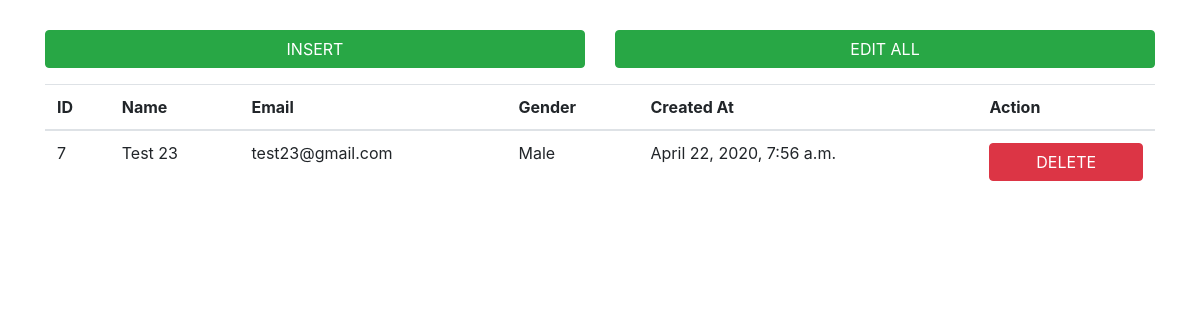
Before: / with the older database file.
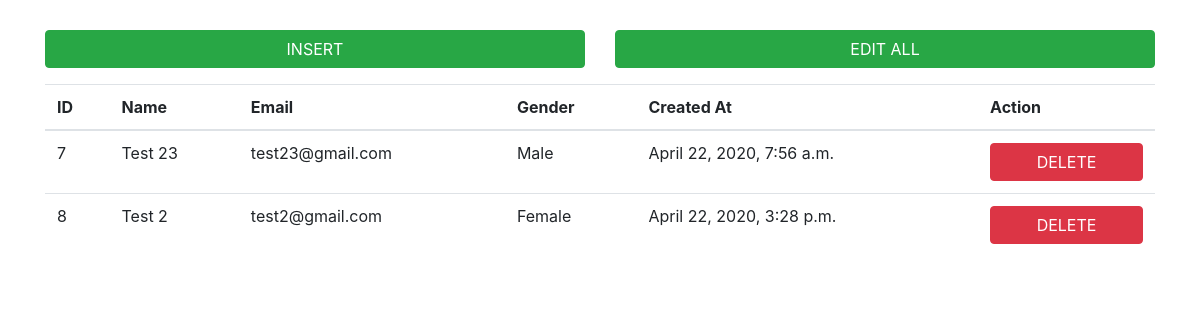
After: the same page with the newer database file.
### CRUDAPP/models.py (models this page shows)
class StudentData(models.Model):
    id=models.AutoField(primary_key=True)
    name=models.CharField(max_length=255)
    email=models.CharField(max_length=255)
    gender=models.CharField(max_length=255)
    created_at=models.DateTimeField(auto_now_add=True)
    objects=models.Manager()

### CRUDAPP/views.py (the view)
# urls.py: path('', views.HomePage,name="home"),
def HomePage(request):
    students=StudentData.objects.all()
    return render(request,"homepage.html",{"students":students})

### CRUDAPP/templates/homepage.html (shortened to what this page needs)
<html>
<head>
    <link href="https://stackpath.bootstrapcdn.com/bootstrap/4.4.1/css/bootstrap.min.css" rel="stylesheet" >
</head>
<body>
<div class="container">
    <div class="row form-group" style="margin-top:30px;">
        <div class="col-lg-6">
            <button class="btn btn-block btn-success" id="insert_btn" data-toggle="modal" data-target="#insert_data">INSERT</button>
        </div>
        <div class="col-lg-6">
            <button class="btn btn-block btn-success" id="update_btn">EDIT ALL</button>
        </div>
    </div>
    <div class="row">
        <div class="col-lg-12">
            <div class="table">
                <table class="table">
                    <thead>
                    <tr>
                        <th>ID</th>
                        <th>Name</th>
                        <th>Email</th>
                        <th>Gender</th>
                        <th>Created At</th>
                        <th>Action</th>
                    </tr>
                    </thead>
                    <tbody>
                    {% for student in students %}
                    <tr>
                        <td>{{ student.id }}</td>
                        <td class="editable" data-type="name">{{ student.name }}</td>
                        <td class="editable" data-type="email">{{ student.email }}</td>
                        <td class="editable" data-type="gender">{{ student.gender }}</td>
                        <td>{{ student.created_at }}</td>
                        <td class="btn-td-block"><button class="btn btn-block btn-delete btn-danger">DELETE</button></td>
                    </tr>
                    {% endfor %}
                    </tbody>
                </table>
            </div>
        </div>
    </div>
</div>
</body>
</html>

Changed rows visible on the page:
added StudentData: id "8", name "Test 2", email "test2@gmail.com", gender "Female", created_at "April 22, 2020, 3:28 p.m."
